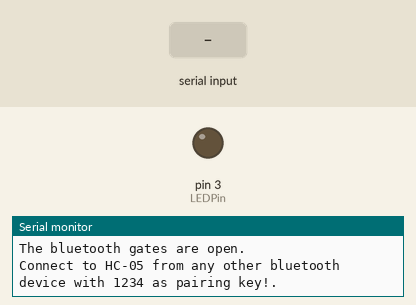
Simulated run of this sketch. Board: Arduino Uno, built with avr-gcc and run on an emulated ATmega328P. On the bench: output pins drawn as LEDs (lit = HIGH), the last lines printed to the serial monitor. The inputs (shaded band) are chosen by the test bench.

Above: at 1.2 s.
1.3 s: "1\n" received over the second serial link
At 2.5 s:
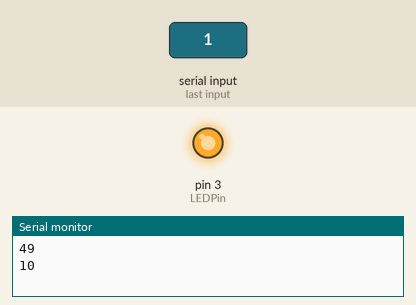
2.8 s: "2\n" received over the second serial link
At 3.8 s:
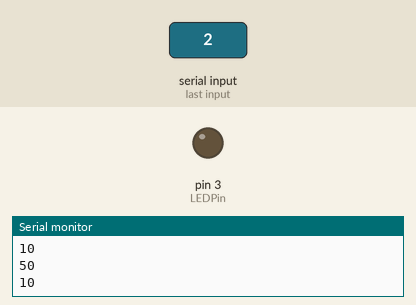
Timing chart, 0 to 5.8 s (numbered marks = the images above; inputs shaded):
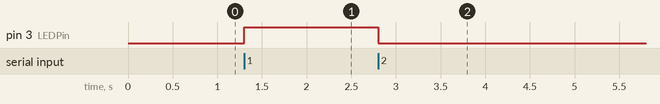

The sketch:

BTTest.ino
```cpp
#include <SoftwareSerial.h>
SoftwareSerial EEBlue(10, 11); // RX | TX

int btVal = 0;
int LEDPin = 3;

void setup()
{
  pinMode(LEDPin, OUTPUT);
  Serial.begin(9600);
  EEBlue.begin(9600);  //Default Baud for comm, it may be different for your Module.
  Serial.println("The bluetooth gates are open.\nConnect to HC-05 from any other bluetooth device with 1234 as pairing key!.");
}

void loop()
{

  // Feed any data from bluetooth to Terminal.
  if (EEBlue.available())
  {
    btVal = EEBlue.read();
    Serial.print(btVal);
    Serial.print("\n");
    checkVal();
  }

  //  // Feed all data from termial to bluetooth
  //  if (Serial.available())
  //  {
  //    EEBlue.print(Serial.read());
}

void checkVal()
{
  if (btVal == 49)
  {
    digitalWrite(LEDPin, HIGH);
  }
  if (btVal == 50)
  {
    digitalWrite(LEDPin, LOW);
  }
}
```

Measured:
- after the input at 1.3 s, pin 3 (LEDPin): LOW → HIGH at once
- after the input at 2.8 s, pin 3 (LEDPin): HIGH → LOW at once
